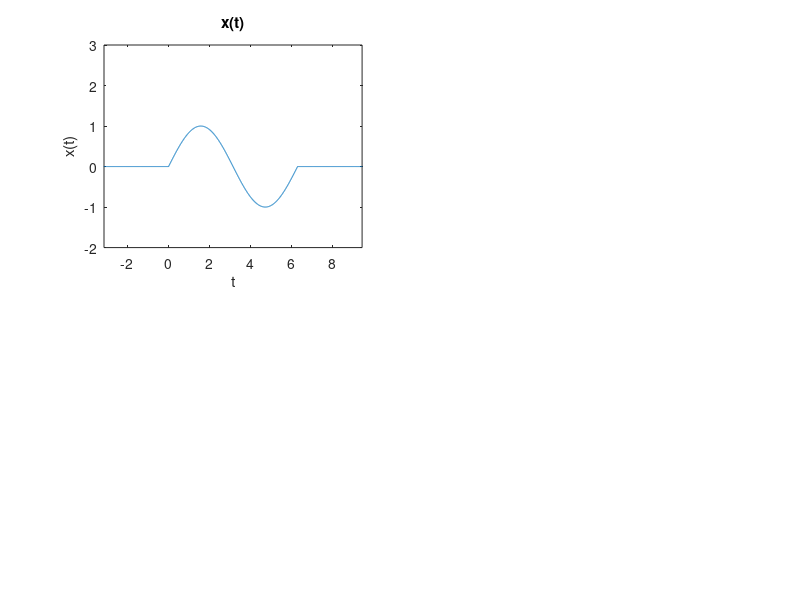

The MATLAB source for this figure: (Note: this script raises an error after producing the figure.)
function [] = Energia_6b()
%Esta función calcula la energía de una función simbólica.

t = (-5*pi:pi/480:5*pi); 
x=@(t) (sin(t).*((t>=0) & (t<2*pi)));
y= @(t) ((t>=0) & (t<2*pi));
h=@(t) (sin(t).*((t>=0) & (t<2*pi)))+((t>=0) & (t<2*pi));
g=@(t) (sin(t).*((t>=0) & (t<2*pi)))-((t>=0) & (t<2*pi));
 
subplot(2,2,1)
 plot(t,x(t));
 title('x(t)')
 xlabel('t'); ylabel('x(t)');
 axis ([-pi 3*pi -2 3]);
 ax = gca;
 ax.XAxisLocation = 'origin'; ax.YAxisLocation = 'origin';
 set(gca,'XTick',0:pi/2:2*pi) 
 set(gca,'XTickLabel',{'0','pi/2','pi','3*pi/2','2*pi'})
 
 subplot(2,2,2)
 plot(t,y(t));
 title('y(t)')
 xlabel('t'); ylabel('y(t)');
 axis ([-pi 3*pi -2 3]);
 ax = gca;
 ax.XAxisLocation = 'origin'; ax.YAxisLocation = 'origin';
 set(gca,'XTick',0:pi/2:2*pi) 
 set(gca,'XTickLabel',{'0','pi/2','pi','3*pi/2','2*pi'})
 
 subplot(2,2,3)
 plot(t,h(t));
 title('h(t)=x(t)+y(t)')
 xlabel('t'); ylabel('h(t)');
  axis ([-pi 3*pi -2 3]);
 ax = gca;
 ax.XAxisLocation = 'origin'; ax.YAxisLocation = 'origin';
 set(gca,'XTick',0:pi/2:2*pi) 
 set(gca,'XTickLabel',{'0','pi/2','pi','3*pi/2','2*pi'})
 
  subplot(2,2,4)
 plot(t,g(t));
 title('g(t)=x(t)-y(t)')
 xlabel('t'); ylabel('g(t)');
  axis ([-pi 3*pi -2 3]);
 ax = gca;
 ax.XAxisLocation = 'origin'; ax.YAxisLocation = 'origin';
 set(gca,'XTick',0:pi/2:2*pi) 
 set(gca,'XTickLabel',{'0','pi/2','pi','3*pi/2','2*pi'})
 disp('Se muestra la energ{ia de la señal h(t) para el inciso b')
 Energia_6(h)
 disp('Se muestra la energ{ia de la señal h(t) para el inciso b')
 Energia_6(g)
end

